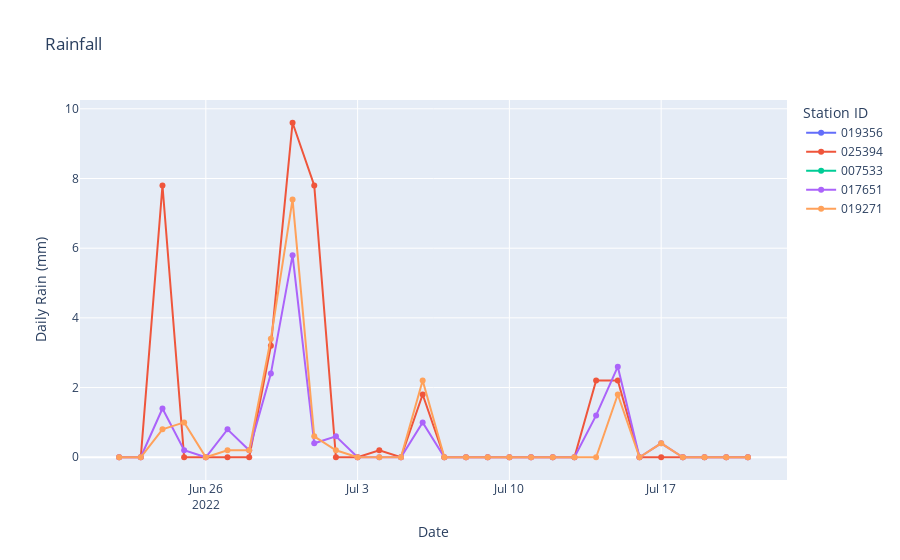
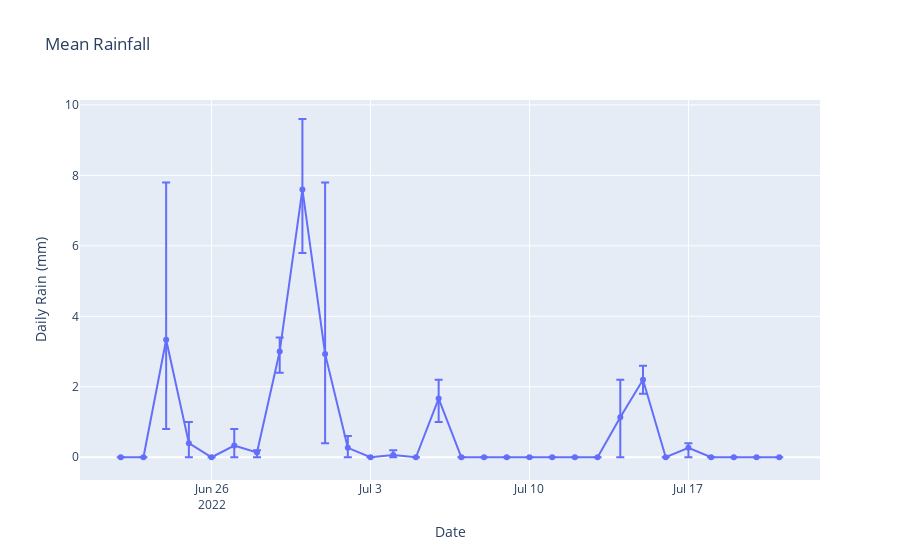

The cell these charts' notebook holds for them, in order:
### Code cell
data = load_multiple(stations['notation'],N_days)
fig2=rainfall_plot(data)
fig3=rainfall_plot(data,average=True)

### Figure 1 — Plotly figure (JSON) as saved in the notebook; plotly's stock layout.template omitted (floating-point values rounded to 4 significant figures)
{"data": [{"hovertemplate": "Station ID=019356<br>Date=%{x}<br>Daily Rain (mm)=%{y}<extra></extra>", "legendgroup": "019356", "line": {"color": "#636efa", "dash": "solid"}, "marker": {"symbol": "circle"}, "mode": "lines+markers", "name": "019356", "orientation": "v", "showlegend": true, "type": "scatter", "x": ["2022-06-22T00:00:00", "2022-06-23T00:00:00", "2022-06-24T00:00:00", "2022-06-25T00:00:00", "2022-06-26T00:00:00", "2022-06-27T00:00:00", "2022-06-28T00:00:00", "2022-06-29T00:00:00", "2022-06-30T00:00:00", "2022-07-01T00:00:00", "2022-07-02T00:00:00", "2022-07-03T00:00:00", "2022-07-04T00:00:00", "2022-07-05T00:00:00", "2022-07-06T00:00:00", "2022-07-07T00:00:00", "2022-07-08T00:00:00", "2022-07-09T00:00:00", "2022-07-10T00:00:00", "2022-07-11T00:00:00", "2022-07-12T00:00:00", "2022-07-13T00:00:00", "2022-07-14T00:00:00", "2022-07-15T00:00:00", "2022-07-16T00:00:00", "2022-07-17T00:00:00", "2022-07-18T00:00:00", "2022-07-19T00:00:00", "2022-07-20T00:00:00", "2022-07-21T00:00:00"], "xaxis": "x", "y": [null, null, null, null, null, null, null, null, null, null, null, null, null, null, null, null, null, null, null, null, null, null, null, null, null, null, null, null, null, null], "yaxis": "y"}, {"hovertemplate": "Station ID=025394<br>Date=%{x}<br>Daily Rain (mm)=%{y}<extra></extra>", "legendgroup": "025394", "line": {"color": "#EF553B", "dash": "solid"}, "marker": {"symbol": "circle"}, "mode": "lines+markers", "name": "025394", "orientation": "v", "showlegend": true, "type": "scatter", "x": ["2022-06-22T00:00:00", "2022-06-23T00:00:00", "2022-06-24T00:00:00", "2022-06-25T00:00:00", "2022-06-26T00:00:00", "2022-06-27T00:00:00", "2022-06-28T00:00:00", "2022-06-29T00:00:00", "2022-06-30T00:00:00", "2022-07-01T00:00:00", "2022-07-02T00:00:00", "2022-07-03T00:00:00", "2022-07-04T00:00:00", "2022-07-05T00:00:00", "2022-07-06T00:00:00", "2022-07-07T00:00:00", "2022-07-08T00:00:00", "2022-07-09T00:00:00", "2022-07-10T00:00:00", "2022-07-11T00:00:00", "2022-07-12T00:00:00", "2022-07-13T00:00:00", "2022-07-14T00:00:00", "2022-07-15T00:00:00", "2022-07-16T00:00:00", "2022-07-17T00:00:00", "2022-07-18T00:00:00", "2022-07-19T00:00:00", "2022-07-20T00:00:00", "2022-07-21T00:00:00"], "xaxis": "x", "y": [0, 0, 7.8, 0, 0, 0, 0, 3.2, 9.6, 7.8, 0, 0, 0.2, 0, 1.8, 0, 0, 0, 0, 0, 0, 0, 2.2, 2.2, 0, 0, 0, 0, 0, 0], "yaxis": "y"}, {"hovertemplate": "Station ID=007533<br>Date=%{x}<br>Daily Rain (mm)=%{y}<extra></extra>", "legendgroup": "007533", "line": {"color": "#00cc96", "dash": "solid"}, "marker": {"symbol": "circle"}, "mode": "lines+markers", "name": "007533", "orientation": "v", "showlegend": true, "type": "scatter", "x": ["2022-06-22T00:00:00", "2022-06-23T00:00:00", "2022-06-24T00:00:00", "2022-06-25T00:00:00", "2022-06-26T00:00:00", "2022-06-27T00:00:00", "2022-06-28T00:00:00", "2022-06-29T00:00:00", "2022-06-30T00:00:00", "2022-07-01T00:00:00", "2022-07-02T00:00:00", "2022-07-03T00:00:00", "2022-07-04T00:00:00", "2022-07-05T00:00:00", "2022-07-06T00:00:00", "2022-07-07T00:00:00", "2022-07-08T00:00:00", "2022-07-09T00:00:00", "2022-07-10T00:00:00", "2022-07-11T00:00:00", "2022-07-12T00:00:00", "2022-07-13T00:00:00", "2022-07-14T00:00:00", "2022-07-15T00:00:00", "2022-07-16T00:00:00", "2022-07-17T00:00:00", "2022-07-18T00:00:00", "2022-07-19T00:00:00", "2022-07-20T00:00:00", "2022-07-21T00:00:00"], "xaxis": "x", "y": [null, null, null, null, null, null, null, null, null, null, null, null, null, null, null, null, null, null, null, null, null, null, null, null, null, null, null, null, null, null], "yaxis": "y"}, {"hovertemplate": "Station ID=017651<br>Date=%{x}<br>Daily Rain (mm)=%{y}<extra></extra>", "legendgroup": "017651", "line": {"color": "#ab63fa", "dash": "solid"}, "marker": {"symbol": "circle"}, "mode": "lines+markers", "name": "017651", "orientation": "v", "showlegend": true, "type": "scatter", "x": ["2022-06-22T00:00:00", "2022-06-23T00:00:00", "2022-06-24T00:00:00", "2022-06-25T00:00:00", "2022-06-26T00:00:00", "2022-06-27T00:00:00", "2022-06-28T00:00:00", "2022-06-29T00:00:00", "2022-06-30T00:00:00", "2022-07-01T00:00:00", "2022-07-02T00:00:00", "2022-07-03T00:00:00", "2022-07-04T00:00:00", "2022-07-05T00:00:00", "2022-07-06T00:00:00", "2022-07-07T00:00:00", "2022-07-08T00:00:00", "2022-07-09T00:00:00", "2022-07-10T00:00:00", "2022-07-11T00:00:00", "2022-07-12T00:00:00", "2022-07-13T00:00:00", "2022-07-14T00:00:00", "2022-07-15T00:00:00", "2022-07-16T00:00:00", "2022-07-17T00:00:00", "2022-07-18T00:00:00", "2022-07-19T00:00:00", "2022-07-20T00:00:00", "2022-07-21T00:00:00"], "xaxis": "x", "y": [0, 0, 1.4, 0.2, 0, 0.8, 0.2, 2.4, 5.8, 0.4, 0.6, 0, 0, 0, 1, 0, 0, 0, 0, 0, 0, 0, 1.2, 2.6, 0, 0.4, 0, 0, 0, 0], "yaxis": "y"}, {"hovertemplate": "Station ID=019271<br>Date=%{x}<br>Daily Rain (mm)=%{y}<extra></extra>", "legendgroup": "019271", "line": {"color": "#FFA15A", "dash": "solid"}, "marker": {"symbol": "circle"}, "mode": "lines+markers", "name": "019271", "orientation": "v", "showlegend": true, "type": "scatter", "x": ["2022-06-22T00:00:00", "2022-06-23T00:00:00", "2022-06-24T00:00:00", "2022-06-25T00:00:00", "2022-06-26T00:00:00", "2022-06-27T00:00:00", "2022-06-28T00:00:00", "2022-06-29T00:00:00", "2022-06-30T00:00:00", "2022-07-01T00:00:00", "2022-07-02T00:00:00", "2022-07-03T00:00:00", "2022-07-04T00:00:00", "2022-07-05T00:00:00", "2022-07-06T00:00:00", "2022-07-07T00:00:00", "2022-07-08T00:00:00", "2022-07-09T00:00:00", "2022-07-10T00:00:00", "2022-07-11T00:00:00", "2022-07-12T00:00:00", "2022-07-13T00:00:00", "2022-07-14T00:00:00", "2022-07-15T00:00:00", "2022-07-16T00:00:00", "2022-07-17T00:00:00", "2022-07-18T00:00:00", "2022-07-19T00:00:00", "2022-07-20T00:00:00", "2022-07-21T00:00:00"], "xaxis": "x", "y": [0, 0, 0.8, 1, 0, 0.2, 0.2, 3.4, 7.4, 0.6, 0.2, 0, 0, 0, 2.2, 0, 0, 0, 0, 0, 0, 0, 0, 1.8, 0, 0.4, 0, 0, 0, 0], "yaxis": "y"}], "layout": {"autosize": true, "legend": {"title": {"text": "Station ID"}, "tracegroupgap": 0}, "title": {"text": "Rainfall"}, "xaxis": {"anchor": "y", "autorange": true, "domain": [0, 1], "range": ["2022-06-20 06:37:12.9498", "2022-07-22 17:22:47.0502"], "title": {"text": "Date"}, "type": "date"}, "yaxis": {"anchor": "x", "autorange": true, "domain": [0, 1], "range": [-0.7922, 10.39], "title": {"text": "Daily Rain (mm)"}}}}

### Figure 2 — Plotly figure (JSON) as saved in the notebook; plotly's stock layout.template omitted (floating-point values rounded to 4 significant figures)
{"data": [{"error_y": {"array": [0, 0, 4.467, 0.6, 0, 0.4667, 0.06667, 0.4, 2.0, 4.867, 0.3333, 0, 0.1333, 0, 0.5333, 0, 0, 0, 0, 0, 0, 0, 1.067, 0.4, 0, 0.1333, 0, 0, 0, 0], "arrayminus": [0, 0, 2.533, 0.4, 0, 0.3333, 0.1333, 0.6, 1.8, 2.533, 0.2667, 0, 0.06667, 0, 0.6667, 0, 0, 0, 0, 0, 0, 0, 1.133, 0.4, 0, 0.2667, 0, 0, 0, 0]}, "hovertemplate": "variable=0<br>Date=%{x}<br>Daily Rain (mm)=%{y}<extra></extra>", "legendgroup": "0", "line": {"color": "#636efa", "dash": "solid"}, "marker": {"symbol": "circle"}, "mode": "lines+markers", "name": "0", "orientation": "v", "showlegend": true, "type": "scatter", "x": ["2022-06-22T00:00:00", "2022-06-23T00:00:00", "2022-06-24T00:00:00", "2022-06-25T00:00:00", "2022-06-26T00:00:00", "2022-06-27T00:00:00", "2022-06-28T00:00:00", "2022-06-29T00:00:00", "2022-06-30T00:00:00", "2022-07-01T00:00:00", "2022-07-02T00:00:00", "2022-07-03T00:00:00", "2022-07-04T00:00:00", "2022-07-05T00:00:00", "2022-07-06T00:00:00", "2022-07-07T00:00:00", "2022-07-08T00:00:00", "2022-07-09T00:00:00", "2022-07-10T00:00:00", "2022-07-11T00:00:00", "2022-07-12T00:00:00", "2022-07-13T00:00:00", "2022-07-14T00:00:00", "2022-07-15T00:00:00", "2022-07-16T00:00:00", "2022-07-17T00:00:00", "2022-07-18T00:00:00", "2022-07-19T00:00:00", "2022-07-20T00:00:00", "2022-07-21T00:00:00"], "xaxis": "x", "y": [0, 0, 3.333, 0.4, 0, 0.3333, 0.1333, 3, 7.6, 2.933, 0.2667, 0, 0.06667, 0, 1.667, 0, 0, 0, 0, 0, 0, 0, 1.133, 2.2, 0, 0.2667, 0, 0, 0, 0], "yaxis": "y"}], "layout": {"autosize": true, "legend": {"title": {"text": "variable"}, "tracegroupgap": 0}, "showlegend": false, "title": {"text": "Mean Rainfall"}, "xaxis": {"anchor": "y", "autorange": true, "domain": [0, 1], "range": ["2022-06-20 06:42:54.2145", "2022-07-22 17:17:05.7855"], "title": {"text": "Date"}, "type": "date"}, "yaxis": {"anchor": "x", "autorange": true, "domain": [0, 1], "range": [-0.7735, 10.15], "title": {"text": "Daily Rain (mm)"}, "type": "linear"}}}
